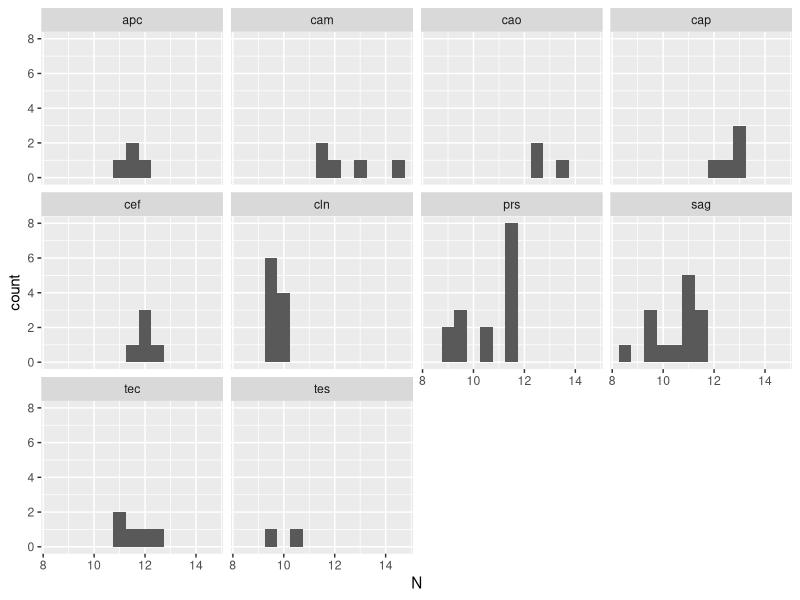
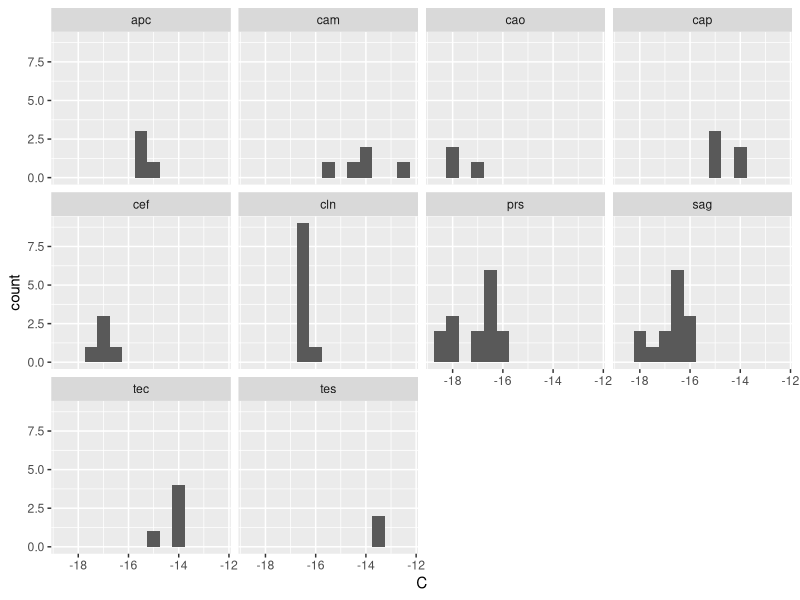
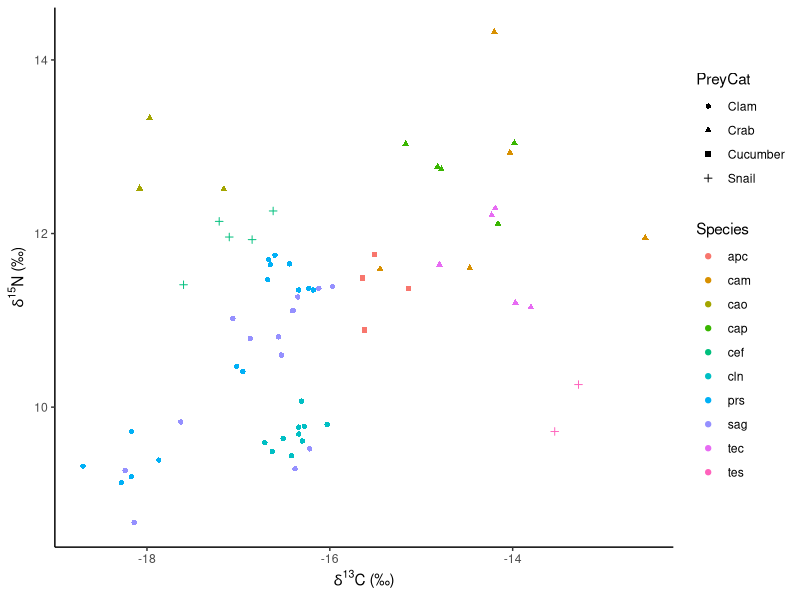

Recreate these plots in R, in order. (Note: this script raises an error after producing the figures.)
### SI ###

setwd("/Users/nila/Documents/UAF/RStudio/APECS/Sea_otter_foraging")


#load programs
library(ggplot2)
library(lattice)
library(dplyr)

#load files
si.test <- read.csv("SI/SI.csv")

#make new line with overall prey cat
si.test$PreyCat <- NA
si.test$PreyCat <- ifelse(si.test$Species == "apc", "Cucumber", 
                          ifelse(si.test$Species == "cln" | si.test$Species == "prs" | si.test$Species == "sag", "Clam", 
                                        ifelse(si.test$Species == "cam" | si.test$Species == "cap" | si.test$Species == "cao" | 
                                                 si.test$Species == "tec", "Crab", ifelse(si.test$Species == "cef" | 
                                                                                            si.test$Species == "tes", "Snail", ""))))

ggplot(data=si.test, aes(x=N)) + 
  geom_histogram(binwidth = .5) +
  facet_wrap(vars(Species))

ggplot(data=si.test, aes(x=C)) + 
  geom_histogram(binwidth = .5) +
  facet_wrap(vars(Species))

ggplot(data= si.test, aes(x=C, y=N)) +
  geom_point(aes(color=Species, shape=PreyCat)) +
  labs(x=expression(paste(delta^13, "C (\u2030)")), 
       y=expression(paste(delta^15, "N (\u2030)" ))) +
  theme_classic()
  
  

#reduce si file to just clam
si.clam<- filter(si.test, Species== "cln" | Species == "sag" | Species == "prs")
si.crab<- filter(si.test, Species== "cam" | Species == "cao" | Species== "cap" | Species== "tec")
si.snail<- filter(si.test, Species =="tes" | Species == "cef")

#anova for Nitrogen
clam.aov <- aov(N~Season + Site + Species, data = si.clam)
summary(clam.aov)

crab.aov <- aov(N~Season + Site + Species, data = si.crab)
summary(crab.aov)

#Species is significant for clams but not for crabs

#anova for Carbon
clam.aov <- aov(C~Season + Site + Species, data = si.clam)
summary(clam.aov)

crab.aov <- aov(C~Season + Site + Species, data = si.crab)
summary(crab.aov)

#Species is NOT significant for clams or crabs

#all species Carbon by site
siC.aov <- aov(C~Species*Site, data = si.test)
summary(siC.aov)

siN.aov <- aov(N~Species*Site, data = si.test)
summary(siN.aov)

plot(si.test$Species, si.test$N)
plot(si.test$Species, si.test$C)

